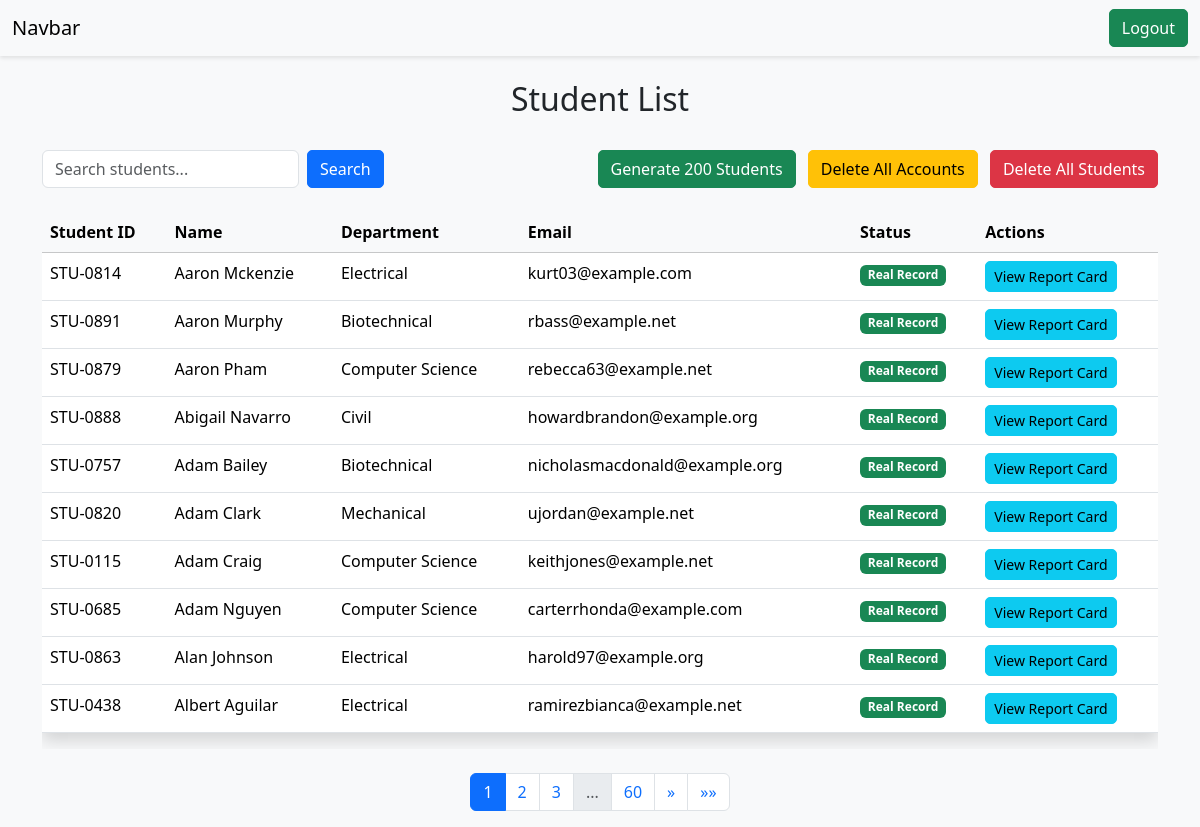
Before: /students/ (signed in) with the older database file.
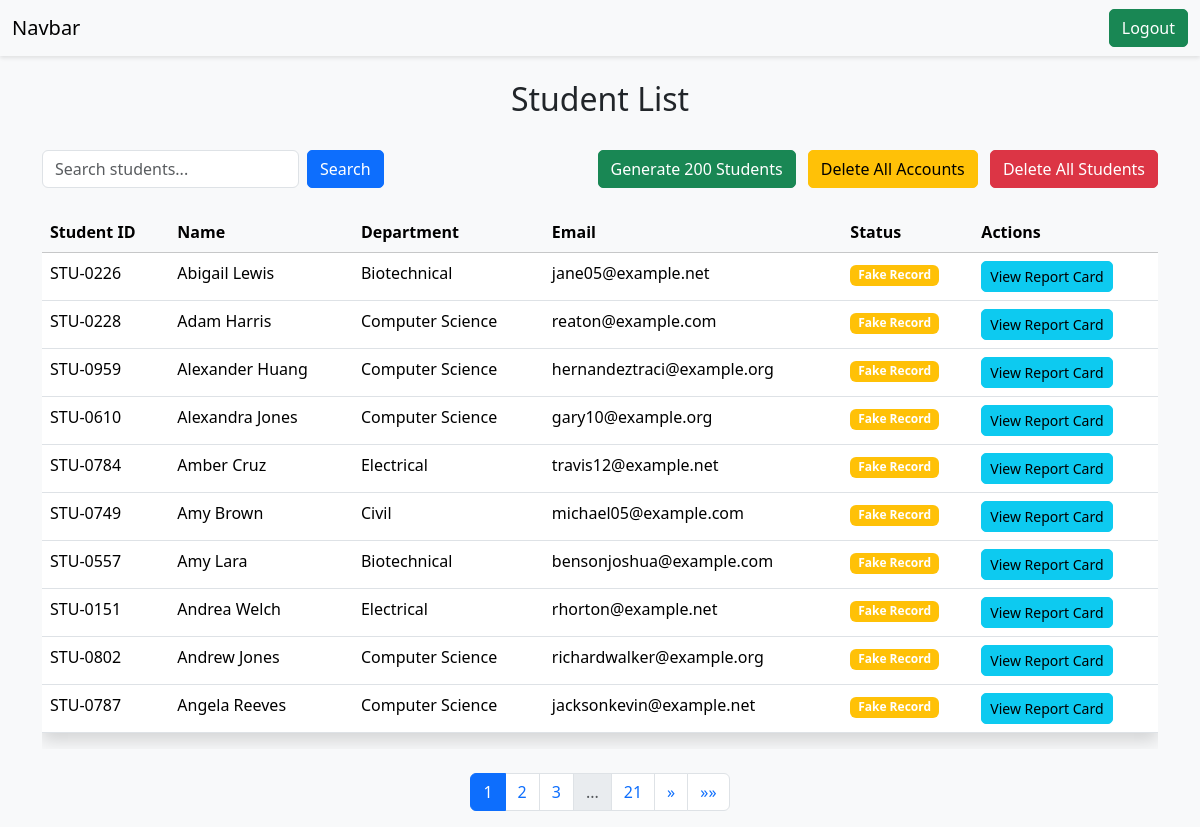
After: the same page with the newer database file.
### vege/models.py (models this page shows, shortened)
class Student(models.Model):
    department=models.ForeignKey(Department,related_name='depart',on_delete=models.SET_NULL,null=True)
    student_id=models.OneToOneField(StudentID,related_name='studentid',on_delete=models.SET_NULL,null=True)
    student_name=models.CharField(max_length=100)
    student_email=models.EmailField(unique=True)
    student_age=models.IntegerField()
    student_address=models.TextField()
    is_fake = models.BooleanField(default=False)
    is_deleted=models.BooleanField(default=False)
    objects=StudentManager()
    admin_objects=models.Manager()
    class Meta:
        ordering=['student_name']
        verbose_name='student'

class StudentID(models.Model):
    student_id=models.CharField(max_length=100)

class Department(models.Model):
    department=models.CharField(max_length=100)
    class Meta:
        ordering=['department']

### vege/views.py (the view, shortened to what this page needs)
# urls.py: path('students/', get_student, name='get_students'),
@login_required(login_url='/login/')
def get_student(request):
    queryset = Student.objects.all()
    current_student = None
    if not request.user.is_superuser:
        try:
            current_student = Student.objects.get(student_email=request.user.email)
        except Student.DoesNotExist:
            pass
    paginator = Paginator(queryset, 10)  # Show 10 students per page
    page_number = request.GET.get("page", 1)
    page_obj = paginator.get_page(page_number)
    context = {
        'students': page_obj,
        'user': request.user,  # Pass the entire user object to template
        'current_student': current_student  # Pass the current user's student data
    }
    return render(request, 'report/students.html', context)

### vege/models.py (called while the page is built)
    def get_queryset(self):
        return super().get_queryset().filter(is_deleted=False)

### vege/templates/report/students.html (shortened to what this page needs)
{% extends 'base.html' %}
{% block content %}
<div class="container mt-4">
    <div class="row mb-4">
        <div class="col-12">
            <h2 class="text-center">Student List</h2>
        </div>
    </div>
    <div class="row mb-4">
        <div class="col-12">
            <div class="d-flex justify-content-between align-items-center">
                <div class="d-flex align-items-center">
                    <form method="get" class="d-flex me-3">
                        <input type="text" name="search" class="form-control me-2" placeholder="Search students...">
                        <button type="submit" class="btn btn-primary">Search</button>
                    </form>
                </div>
                {% if user.is_superuser %}
                <div>
                    <a href="{% url 'generate_fake_students' %}" class="btn btn-success me-2"
                       onclick="return confirm('This will generate 200 fake student records. Continue?')">
                         Generate 200 Students
                    </a>
                    <a href="{% url 'delete_all_users' %}" class="btn btn-warning me-2"
                       onclick="return confirm('WARNING: This will delete ALL student accounts. Students will need to register again. This action cannot be undone. Are you absolutely sure?')">
                         Delete All Accounts
                    </a>
                    <a href="{% url 'delete_all_students' %}" class="btn btn-danger"
                       onclick="return confirm('WARNING: This will delete ALL student records, including marks and report cards. This action cannot be undone. Are you absolutely sure?')">
                         Delete All Students
                    </a>
                </div>
                {% endif %}
            </div>
        </div>
    </div>
    <div class="table-responsive">
        <table class="table table-hover">
            <thead class="table-light">
                <tr>
                    <th>Student ID</th>
                    <th>Name</th>
                    <th>Department</th>
                    <th>Email</th>
                    {% if user.is_superuser %}
                    <th>Status</th>
                    {% endif %}
                    <th>Actions</th>
                </tr>
            </thead>
            <tbody>
                {% for student in students %}
                <tr>
                    <td>{{ student.student_id.student_id }}</td>
                    <td>{{ student.student_name }}</td>
                    <td>{{ student.department.department }}</td>
                    <td>{{ student.student_email }}</td>
                    {% if user.is_superuser %}
                    <td>
                        {% if student.is_fake %}
                            <span class="badge bg-warning">Fake Record</span>
                        {% else %}
                            <span class="badge bg-success">Real Record</span>
                        {% endif %}
                    </td>
                    {% endif %}
                    <td>
                        {% if student.student_email == user.email %}
                        <a href="{% url 'see_marks' student.student_id.student_id %}" class="btn btn-primary btn-sm">View Report Card</a>
                        {% elif user.is_superuser %}
                        <a href="{% url 'see_marks' student.student_id.student_id %}" class="btn btn-info btn-sm">View Report Card</a>
                        {% else %}
                        <button class="btn btn-secondary btn-sm" disabled>View Report Card</button>
                        {% endif %}
                    </td>
                </tr>
                {% endfor %}
            </tbody>
        </table>
    </div>
    {% if students.has_other_pages %}
    <nav aria-label="Page navigation" class="mt-4">
        <ul class="pagination justify-content-center">
            {% with ''|center:students.paginator.num_pages as range %}
            {% for _ in range %}
                {% with forloop.counter as page_num %}
                    {% if page_num == students.number %}
                        <li class="page-item active">
                            <span class="page-link">{{ page_num }}</span>
                        </li>
                    {% elif page_num == 1 or page_num == students.paginator.num_pages or page_num|add:"-2" <= students.number and page_num|add:"2" >= students.number %}
                        <li class="page-item">
                            <a class="page-link" href="?page={{ page_num }}{% if request.GET.search %}&search={{ request.GET.search }}{% endif %}">{{ page_num }}</a>
                        </li>
                    {% elif page_num == 2 and students.number > 4 or page_num == students.paginator.num_pages|add:"-1" and students.number < students.paginator.num_pages|add:"-3" %}
                        <li class="page-item disabled">
                            <span class="page-link">...</span>
                        </li>
                    {% endif %}
                {% endwith %}
            {% endfor %}
            {% endwith %}
            {% if students.has_next %}
            <li class="page-item">
                <a class="page-link" href="?page={{ students.next_page_number }}{% if request.GET.search %}&search={{ request.GET.search }}{% endif %}" aria-label="Next">
                    <span aria-hidden="true">&raquo;</span>
                </a>
            </li>
            <li class="page-item">
                <a class="page-link" href="?page={{ students.paginator.num_pages }}{% if request.GET.search %}&search={{ request.GET.search }}{% endif %}" aria-label="Last">
                    <span aria-hidden="true">&raquo;&raquo;</span>
                </a>
            </li>
            {% endif %}
        </ul>
    </nav>
    {% endif %}
</div>
{% endblock %}

### vege/templates/base.html (shortened to what this page needs)
<!DOCTYPE html>
<html lang="en">
    <head>
        <link href="https://cdn.jsdelivr.net/npm/bootstrap@5.3.6/dist/css/bootstrap.min.css" rel="stylesheet">
    </head>
    <body>
        <nav class="navbar navbar-light bg-light">
            <div class="container-fluid">
              <a class="navbar-brand">Navbar</a>
             {%if request.user.is_authenticated%}
                <a href="/logout/" class="btn btn-success" type="submit">Logout</a>
             {%else%}
                <a href="/login/" class="btn btn-success" type="submit">Login</a>
             {%endif%}
            </div>
          </nav>
        {%block content%}
        {%endblock%}
    </body>
</html>

### vege/templates/base.html (style rules this page uses)
body { background-color: #f8f9fa; }
.navbar { box-shadow: 0 2px 4px rgba(0,0,0,.1); }
.btn { border-radius: 5px; }
.table { background-color: white; box-shadow: 0 0.5rem 1rem rgba(0, 0, 0, 0.15); }

Changed rows visible on the page:
removed Student: student_id.student_id "STU-0814", student_name "Aaron Mckenzie", department.department "Electrical", student_email "kurt03@example.com", is_fake "Real Record", shows "View Report Card"
removed Student: student_id.student_id "STU-0891", student_name "Aaron Murphy", department.department "Biotechnical", student_email "rbass@example.net", is_fake "Real Record", shows "View Report Card"
removed Student: student_id.student_id "STU-0879", student_name "Aaron Pham", department.department "Computer Science", student_email "rebecca63@example.net", is_fake "Real Record", shows "View Report Card"
removed Student: student_id.student_id "STU-0888", student_name "Abigail Navarro", department.department "Civil", student_email "howardbrandon@example.org", is_fake "Real Record", shows "View Report Card"
removed Student: student_id.student_id "STU-0757", student_name "Adam Bailey", department.department "Biotechnical", student_email "nicholasmacdonald@example.org", is_fake "Real Record", shows "View Report Card"
removed Student: student_id.student_id "STU-0820", student_name "Adam Clark", department.department "Mechanical", student_email "ujordan@example.net", is_fake "Real Record", shows "View Report Card"
removed Student: student_id.student_id "STU-0115", student_name "Adam Craig", department.department "Computer Science", student_email "keithjones@example.net", is_fake "Real Record", shows "View Report Card"
removed Student: student_id.student_id "STU-0685", student_name "Adam Nguyen", department.department "Computer Science", student_email "carterrhonda@example.com", is_fake "Real Record", shows "View Report Card"
removed Student: student_id.student_id "STU-0863", student_name "Alan Johnson", department.department "Electrical", student_email "harold97@example.org", is_fake "Real Record", shows "View Report Card"
removed Student: student_id.student_id "STU-0438", student_name "Albert Aguilar", department.department "Electrical", student_email "ramirezbianca@example.net", is_fake "Real Record", shows "View Report Card"
added Student: student_id.student_id "STU-0226", student_name "Abigail Lewis", department.department "Biotechnical", student_email "jane05@example.net", is_fake "Fake Record", shows "View Report Card"
added Student: student_id.student_id "STU-0228", student_name "Adam Harris", department.department "Computer Science", student_email "reaton@example.com", is_fake "Fake Record", shows "View Report Card"
added Student: student_id.student_id "STU-0959", student_name "Alexander Huang", department.department "Computer Science", student_email "hernandeztraci@example.org", is_fake "Fake Record", shows "View Report Card"
added Student: student_id.student_id "STU-0610", student_name "Alexandra Jones", department.department "Computer Science", student_email "gary10@example.org", is_fake "Fake Record", shows "View Report Card"
added Student: student_id.student_id "STU-0784", student_name "Amber Cruz", department.department "Electrical", student_email "travis12@example.net", is_fake "Fake Record", shows "View Report Card"
added Student: student_id.student_id "STU-0749", student_name "Amy Brown", department.department "Civil", student_email "michael05@example.com", is_fake "Fake Record", shows "View Report Card"
added Student: student_id.student_id "STU-0557", student_name "Amy Lara", department.department "Biotechnical", student_email "bensonjoshua@example.com", is_fake "Fake Record", shows "View Report Card"
added Student: student_id.student_id "STU-0151", student_name "Andrea Welch", department.department "Electrical", student_email "rhorton@example.net", is_fake "Fake Record", shows "View Report Card"
added Student: student_id.student_id "STU-0802", student_name "Andrew Jones", department.department "Computer Science", student_email "richardwalker@example.org", is_fake "Fake Record", shows "View Report Card"
added Student: student_id.student_id "STU-0787", student_name "Angela Reeves", department.department "Computer Science", student_email "jacksonkevin@example.net", is_fake "Fake Record", shows "View Report Card"
Other visible differences:
new list line: "21"
list line gone: "60"
